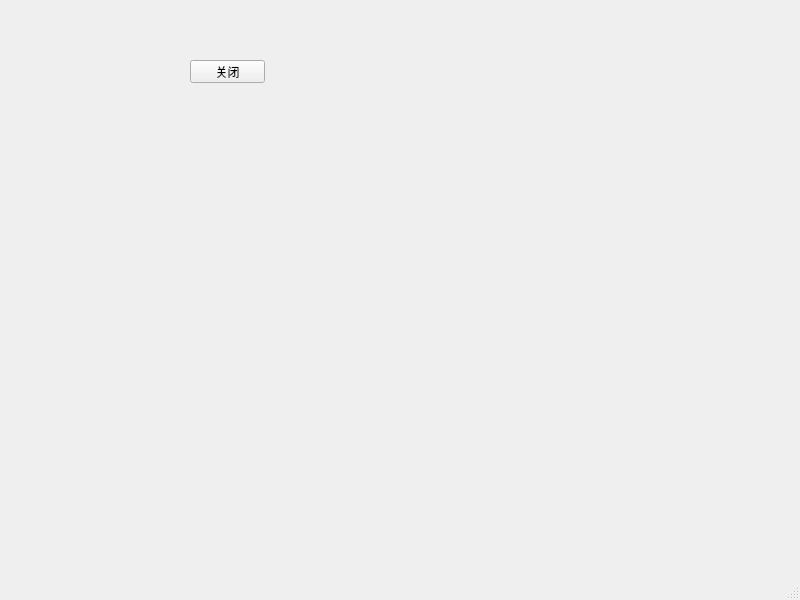
<?xml version="1.0" encoding="UTF-8"?>
<ui version="4.0">
 <class>MainWindow</class>
 <widget class="QMainWindow" name="MainWindow">
  <property name="geometry">
   <rect>
    <x>0</x>
    <y>0</y>
    <width>800</width>
    <height>600</height>
   </rect>
  </property>
  <property name="windowTitle">
   <string>MainWindow</string>
  </property>
  <widget class="QWidget" name="centralwidget">
   <widget class="QPushButton" name="pushButton">
    <property name="geometry">
     <rect>
      <x>190</x>
      <y>60</y>
      <width>75</width>
      <height>23</height>
     </rect>
    </property>
    <property name="text">
     <string>关闭</string>
    </property>
   </widget>
  </widget>
  <widget class="QMenuBar" name="menubar">
   <property name="geometry">
    <rect>
     <x>0</x>
     <y>0</y>
     <width>800</width>
     <height>22</height>
    </rect>
   </property>
  </widget>
  <widget class="QStatusBar" name="statusbar"/>
 </widget>
 <resources/>
 <connections>
  <connection>
   <sender>pushButton</sender>
   <signal>clicked()</signal>
   <receiver>MainWindow</receiver>
   <slot>close()</slot>
   <hints>
    <hint type="sourcelabel">
     <x>226</x>
     <y>101</y>
    </hint>
    <hint type="destinationlabel">
     <x>231</x>
     <y>138</y>
    </hint>
   </hints>
  </connection>
 </connections>
</ui>
